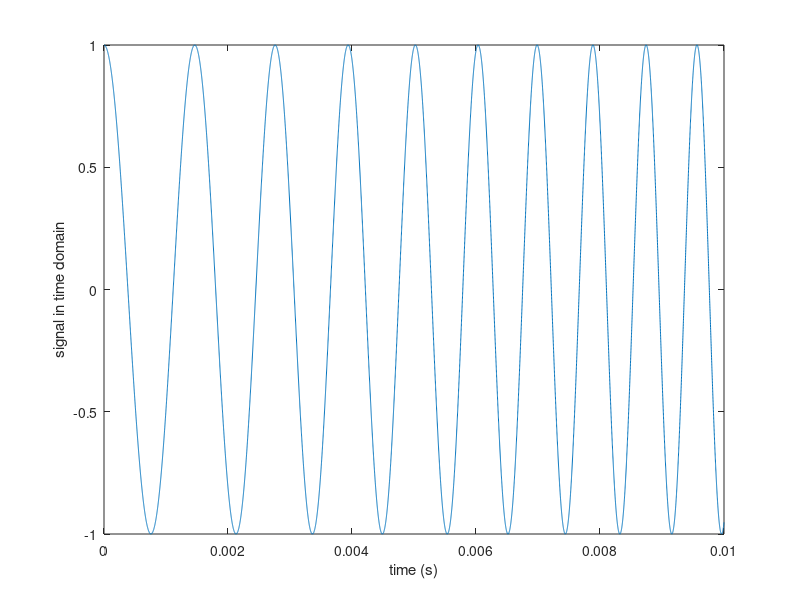

This chart was generated by the following MATLAB code:
%% S24-41 MDE FMCW simulation
% created by allison 10/03/2023
% edited by: (^-^)
clc, clear all

fc = 5*10^3;                        % center freq
BW = 1*10^3;                        % bandwidth
n = 2*(fc+BW);                            % incrementing variable
fRange = linspace(fc-BW, fc+BW, n); % range of pulse
slope = 1;                          % slope of pulse in freq domain
A = 1;                              % amplitude of pulse
t = linspace(0, 0.01, n);        % time vector

pulse_t = zeros(1, n);
for i = 1:n
  pulse_t(i) = A*cos(fRange(i)*t(i));
end

pulse_f = fft(pulse_t);

plot(t, pulse_t)
xlabel('time (s)')
ylabel('signal in time domain')

